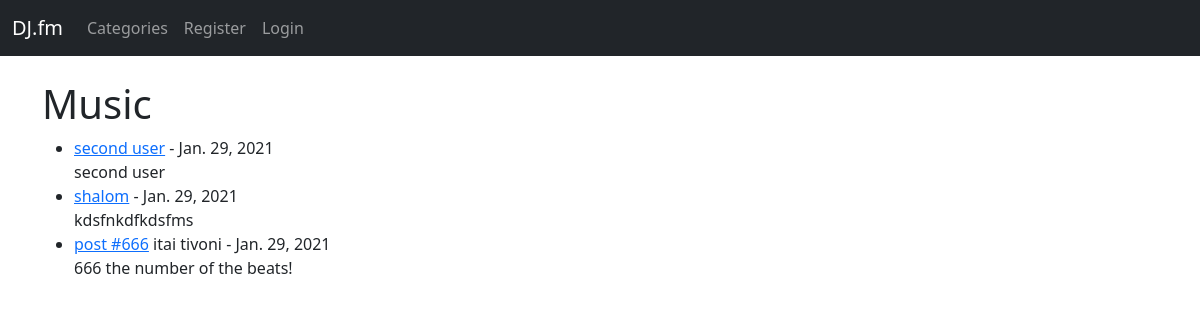
The app's page /category/music/, older data.
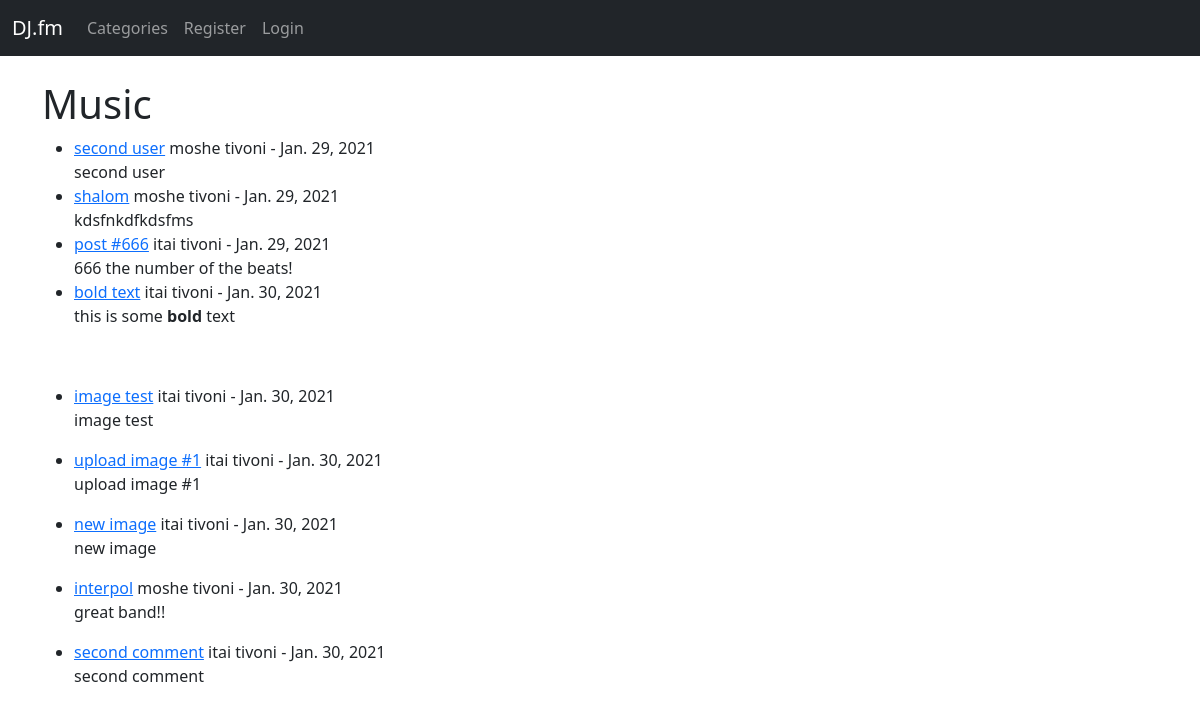
The same page, newer data.
### musicblog/models.py (models this page shows, shortened)
class Post(models.Model):
    title = models.CharField(max_length=255)
    header_image = models.ImageField(null=True, blank=True, upload_to="images/")
    title_tag = models.CharField(max_length=255)
    author = models.ForeignKey(User, on_delete=models.CASCADE)
    body = RichTextField(blank=True, null=True)
    post_date = models.DateField(auto_now_add=True)
    categories = models.CharField(max_length=255, default='music')
    snippet = models.CharField(max_length=255)
    likes = models.ManyToManyField(User, related_name='music_blog')

### musicblog/views.py (the view)
# urls.py: path('category/<str:cats>/', CategoryView, name='categories'),
def CategoryView(request, cats):
    category_posts = Post.objects.filter(categories=cats.replace('-', ' '))
    return render(request, 'categories.html', {'cats': cats.title().replace('-', ' '), 'category_posts': category_posts})

### musicblog/templates/categories.html (shortened to what this page needs)
{% extends 'base.html' %}
{% block content %}
{% if category_posts %}
<h1>{{ cats }}</h1>
    <ul>
    {% for post in category_posts %}
        <li><a href="{% url 'article-detail' post.pk %}" >
            {{ post.title }}</a>
            {{ post.author.first_name }}
            {{ post.author.last_name }} -
            {{ post.post_date }}
            <br/>
            {{ post.body|slice:":200"|safe }}
        </li>
    {% endfor %}
    </ul>
{% else %}
<h2>Sorry this page does not exist..</h2>
{% endif %}
{% endblock %}

### musicblog/templates/base.html (shortened to what this page needs)
<!doctype html>
<html lang="en">
  <head>
    <link href="https://cdn.jsdelivr.net/npm/bootstrap@5.0.0-beta1/dist/css/bootstrap.min.css" rel="stylesheet">
  </head>
  <body>
  <nav class="navbar navbar-expand-lg navbar-dark bg-dark">
  <div class="container-fluid">
    <a class="navbar-brand" href="{% url 'home' %}">DJ.fm</a>
    <div class="collapse navbar-collapse" id="navbarSupportedContent">
      <ul class="navbar-nav me-auto mb-2 mb-lg-0">
          {% if cat_menu %}
          <li class="nav-item dropdown">
          <a class="nav-link dropdown-toggle" href="#" id="navbarDropdown" role="button" data-bs-toggle="dropdown" aria-expanded="false">
            Categories
          </a>
          <ul class="dropdown-menu" aria-labelledby="navbarDropdown">
              {% for item in cat_menu %}
                <a class="dropdown-item" href="{% url 'categories' item|slugify %}">{{ item }}</a>
              {% endfor %}
            <li><hr class="dropdown-divider"></li>
          </ul>
          </li>
          {% else %}
              <li class="nav-item">
                <a class="nav-link" href="{% url 'categories-list' %}">Categories</a>
              </li>
          {% endif %}
         {% if user.is_authenticated %}
          <li class="nav-item">
            <a class="nav-link" href="{% url 'add_post' %}">Add Post</a>
          </li>
          <li class="nav-item">
            <a class="nav-link" href="{% url 'add_category' %}">Add Category</a>
          </li>
          <li class="nav-item">
            <a class="nav-link" href="{% url 'edit_profile' %}">Edit Profile</a>
          </li>
          {% else %}
          <li class="nav-item">
            <a class="nav-link" href="{% url 'register' %}">Register</a>
          </li>
          <li class="nav-item">
            <a class="nav-link" href="{% url 'login' %}">Login</a>
          </li>
          {% endif %}
          </ul>
    </div>
  </div>
</nav>
    <br/>
    <div class="container">
        {% block content %}
        {% endblock %}
    </div>
  </body>
</html>

Row changes from the older to the newer data that the page shows:
changed through a linked row, Post "second user": author.first_name (not shown) → "moshe"; author.last_name (not shown) → "tivoni"
changed through a linked row, Post "shalom": author.first_name (not shown) → "moshe"; author.last_name (not shown) → "tivoni"
added Post: title "bold text", author.first_name "itai", author.last_name "tivoni", post_date "Jan. 30, 2021", body "this is some bold text"
added Post: title "image test", author.first_name "itai", author.last_name "tivoni", post_date "Jan. 30, 2021", body "image test"
added Post: title "upload image #1", author.first_name "itai", author.last_name "tivoni", post_date "Jan. 30, 2021", body "upload image #1"
added Post: title "new image", author.first_name "itai", author.last_name "tivoni", post_date "Jan. 30, 2021", body "new image"
added Post: title "interpol", author.first_name "moshe", author.last_name "tivoni", post_date "Jan. 30, 2021", body "great band!!"
added Post: title "second comment", author.first_name "itai", author.last_name "tivoni", post_date "Jan. 30, 2021", body "second comment"
